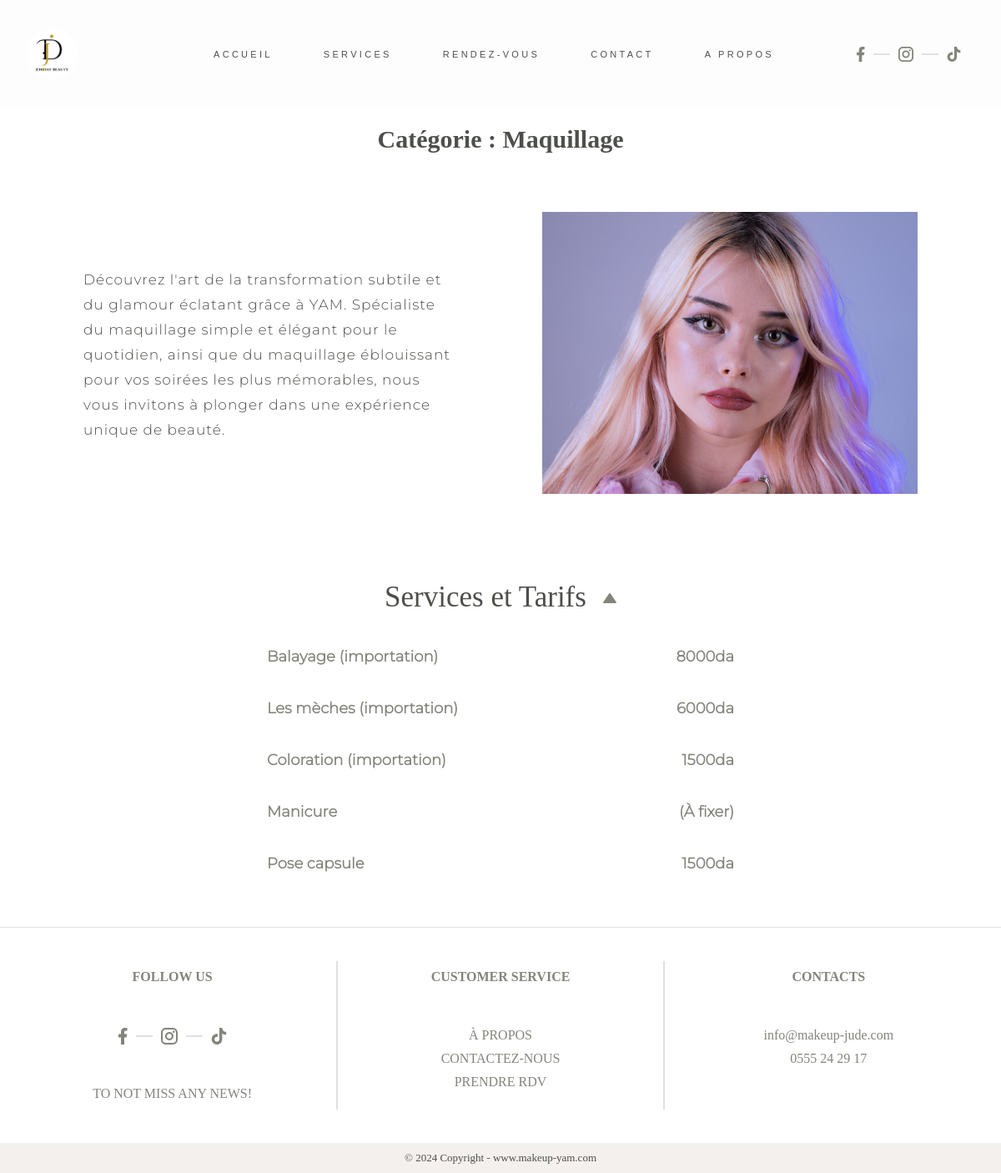
Screenshot of /categories/1 with the database file from the repository.
### landing/models.py (models this page shows, shortened)
class About(models.Model):
    nom = models.CharField(max_length=64)
    numero = models.CharField(max_length=64)
    email = models.CharField(max_length=64)
    nom_insta = models.CharField(max_length=64)
    lien_insta = models.CharField(max_length=64)
    nom_facebook = models.CharField(max_length=64)
    lien_facebook = models.CharField(max_length=64)
    nom_tiktok = models.CharField(max_length=64)
    lien_tiktok = models.CharField(max_length=64)
    image = models.CharField(max_length=64)
    pourquoi_moi_image = models.CharField(max_length=64)
    quote = models.TextField()
    order = models.IntegerField(unique=True)

class Categorie(models.Model):
    nom = models.CharField(max_length=64)
    image = models.CharField(max_length=64)
    background_image = models.CharField(max_length=64)
    description = models.TextField()
    order_on_home = models.IntegerField(unique=True)
    def __str__(self):
        return f"{self.nom}"

class Service(models.Model):
    categorie = models.ForeignKey(Categorie, on_delete = models.CASCADE, related_name="services")
    nom = models.CharField(max_length=64)
    prix = models.CharField(max_length=64)
    description = models.CharField(max_length=128, blank=True)

### landing/views.py (the view)
# urls.py: path('categories/<int:id>', views.categories, name='categories'),
def categories(request, id):
    about = About.objects.all().order_by('order')
    about = about[0]
    categorie = Categorie.objects.get(id=id)
    categorie.image = 'img/' + categorie.image
    categorie.service = categorie.services.all()
    return render(request, 'landing/categories.html', {
        'about' : about,
        "categorie" : categorie
    })

### landing/templates/landing/categories.html (shortened to what this page needs)
{% extends 'landing/layout.html' %}
{% block head %}
    {% load static %}
    <link rel="stylesheet" href="{% static 'css/categories.css' %}">
{% endblock %}
{% block body %}
    <main>
        <div id="categorie-page">
            <div id="title">
                <h1>Catégorie : {{ categorie.nom }}</h1>
            </div>
            <div id="infos_categorie">
                <div id="text_info">
                    <p>
                        {{ categorie.description }}
                    </p>
                </div>
                <div id="image_info">
                    <img src="{% static categorie.image %}" alt="">
                </div>
            </div>
        </div>
        <div id="services">
            <div class="drop-down">
                <div class="drop-down-title-container">
                    <div class="drop-down-title">
                        <h2>Services et Tarifs</h2>
                    </div>
                    <div class="drop-down-svg-container">
                    </div>
                </div>
                <div class="drop-down-content">
                    {% for service in categorie.service %}
                        <div class="drop-down-info" id="{{ service.id }}"
                        onclick="window.location.pathname = '/rdv/' + this.id">
                            <div>
                                <p>{{ service.nom }}</p>
                            </div>
                            <span>{{ service.prix }}</span>
                        </div>
                    {% endfor %}
                </div>
            </div>
        </div>
    </main>
{% endblock %}

### landing/templates/landing/layout.html (shortened to what this page needs)
<!DOCTYPE html>
<html lang="en">
<head>
    {% load static %}
    {% block head %}{% endblock %}
    <link rel="stylesheet" href="/static/nav/nav.css">
    <link rel="stylesheet" href="{% static 'footer/footer.css' %}">
</head>
<body>
    <nav>
        <div id="nav_marque">
            <a href="{% url 'landing:home' %}">
                <img src="{% static 'img/logo.jpg' %}" style="border-radius: 100%;" alt="">
            </a>
        </div>
        <div id="nav_add">
            <a id="nav_home" class="nav_el" href="{% url 'landing:home' %}">Accueil</a>
            <a id="nav_services" class="nav_el" href="{% url 'landing:services' %}">Services</a>
            <a id="nav_rdv" class="nav_el" href="{% url 'landing:rdv' %}">Rendez-vous</a>
            <a id="nav_contact" class="nav_el" href="{% url 'landing:contact' %}">Contact</a>
            <a id="nav_about" class="nav_el" href="{% url 'landing:about' %}">A propos</a>
        </div>
        <div id="nav-social">
            <svg viewBox="0 0 11 20" fill="none" xmlns="http://www.w3.org/2000/svg"
            onclick="window.open('{{ about.lien_facebook }}', '_blank');">
                <path d="M7 11.5H9.5L10.5 7.5H7V5.5C7 4.47 7 3.5 9 3.5H10.5V0.14C10.174 0.0970001 8.943 0 7.643 0C4.928 0 3 1.657 3 4.7V7.5H0V11.5H3V20H7V11.5Z"
                fill="#84847C"/>
            </svg>
            <div class="nav-separator"></div>
            <svg viewBox="0 0 20 20" fill="none" xmlns="http://www.w3.org/2000/svg"
            onclick="window.open('{{ about.lien_insta }}', '_blank');">
                <path d="M5.8 0H14.2C17.4 0 20 2.6 20 5.8V14.2C20 15.7383 19.3889 17.2135 18.3012 18.3012C17.2135 19.3889 15.7383 20 14.2 20H5.8C2.6 20 0 17.4 0 14.2V5.8C0 4.26174 0.61107 2.78649 1.69878 1.69878C2.78649 0.61107 4.26174 0 5.8 0ZM5.6 2C4.64522 2 3.72955 2.37928 3.05442 3.05442C2.37928 3.72955 2 4.64522 2 5.6V14.4C2 16.39 3.61 18 5.6 18H14.4C15.3548 18 16.2705 17.6207 16.9456 16.9456C17.6207 16.2705 18 15.3548 18 14.4V5.6C18 3.61 16.39 2 14.4 2H5.6ZM15.25 3.5C15.5815 3.5 15.8995 3.6317 16.1339 3.86612C16.3683 4.10054 16.5 4.41848 16.5 4.75C16.5 5.08152 16.3683 5.39946 16.1339 5.63388C15.8995 5.8683 15.5815 6 15.25 6C14.9185 6 14.6005 5.8683 14.3661 5.63388C14.1317 5.39946 14 5.08152 14 4.75C14 4.41848 14.1317 4.10054 14.3661 3.86612C14.6005 3.6317 14.9185 3.5 15.25 3.5ZM10 5C11.3261 5 12.5979 5.52678 13.5355 6.46447C14.4732 7.40215 15 8.67392 15 10C15 11.3261 14.4732 12.5979 13.5355 13.5355C12.5979 14.4732 11.3261 15 10 15C8.67392 15 7.40215 14.4732 6.46447 13.5355C5.52678 12.5979 5 11.3261 5 10C5 8.67392 5.52678 7.40215 6.46447 6.46447C7.40215 5.52678 8.67392 5 10 5ZM10 7C9.20435 7 8.44129 7.31607 7.87868 7.87868C7.31607 8.44129 7 9.20435 7 10C7 10.7956 7.31607 11.5587 7.87868 12.1213C8.44129 12.6839 9.20435 13 10 13C10.7956 13 11.5587 12.6839 12.1213 12.1213C12.6839 11.5587 13 10.7956 13 10C13 9.20435 12.6839 8.44129 12.1213 7.87868C11.5587 7.31607 10.7956 7 10 7Z"
                fill="#84847C"/>
            </svg>
            <div class="nav-separator"></div>
            <svg viewBox="0 0 17 18" fill="none" xmlns="http://www.w3.org/2000/svg"
            onclick="window.open('{{ about.lien_tiktok }}', '_blank');">
                <path d="M13.1002 2.82C12.4166 2.03962 12.0399 1.03743 12.0402 0H8.95016V12.4C8.92632 13.071 8.64303 13.7066 8.15992 14.1729C7.67682 14.6393 7.0316 14.8999 6.36016 14.9C4.94016 14.9 3.76016 13.74 3.76016 12.3C3.76016 10.58 5.42016 9.29 7.13016 9.82V6.66C3.68016 6.2 0.660156 8.88 0.660156 12.3C0.660156 15.63 3.42016 18 6.35016 18C9.49016 18 12.0402 15.45 12.0402 12.3V6.01C13.2932 6.90985 14.7975 7.39265 16.3402 7.39V4.3C16.3402 4.3 14.4602 4.39 13.1002 2.82Z"
                fill="#84847C"/>
            </svg>
        </div>
    </nav>
    {% block body %}{% endblock %}
    <footer>
        <div id="footer_details">
            <div id="footer-follow">
                <div class="footer-title">
                    <p id="footer-follow_me">FOLLOW US</p>
                </div>
                <div id="footer-social">
                    <svg viewBox="0 0 11 20" fill="none" xmlns="http://www.w3.org/2000/svg"
                    onclick="window.open('{{ about.lien_facebook }}', '_blank');">
                        <path d="M7 11.5H9.5L10.5 7.5H7V5.5C7 4.47 7 3.5 9 3.5H10.5V0.14C10.174 0.0970001 8.943 0 7.643 0C4.928 0 3 1.657 3 4.7V7.5H0V11.5H3V20H7V11.5Z"
                        fill="#84847C"/>
                    </svg>
                    <div class="footer-separator"></div>
                    <svg viewBox="0 0 20 20" fill="none" xmlns="http://www.w3.org/2000/svg"
                    onclick="window.open('{{ about.lien_insta }}', '_blank');">
                        <path d="M5.8 0H14.2C17.4 0 20 2.6 20 5.8V14.2C20 15.7383 19.3889 17.2135 18.3012 18.3012C17.2135 19.3889 15.7383 20 14.2 20H5.8C2.6 20 0 17.4 0 14.2V5.8C0 4.26174 0.61107 2.78649 1.69878 1.69878C2.78649 0.61107 4.26174 0 5.8 0ZM5.6 2C4.64522 2 3.72955 2.37928 3.05442 3.05442C2.37928 3.72955 2 4.64522 2 5.6V14.4C2 16.39 3.61 18 5.6 18H14.4C15.3548 18 16.2705 17.6207 16.9456 16.9456C17.6207 16.2705 18 15.3548 18 14.4V5.6C18 3.61 16.39 2 14.4 2H5.6ZM15.25 3.5C15.5815 3.5 15.8995 3.6317 16.1339 3.86612C16.3683 4.10054 16.5 4.41848 16.5 4.75C16.5 5.08152 16.3683 5.39946 16.1339 5.63388C15.8995 5.8683 15.5815 6 15.25 6C14.9185 6 14.6005 5.8683 14.3661 5.63388C14.1317 5.39946 14 5.08152 14 4.75C14 4.41848 14.1317 4.10054 14.3661 3.86612C14.6005 3.6317 14.9185 3.5 15.25 3.5ZM10 5C11.3261 5 12.5979 5.52678 13.5355 6.46447C14.4732 7.40215 15 8.67392 15 10C15 11.3261 14.4732 12.5979 13.5355 13.5355C12.5979 14.4732 11.3261 15 10 15C8.67392 15 7.40215 14.4732 6.46447 13.5355C5.52678 12.5979 5 11.3261 5 10C5 8.67392 5.52678 7.40215 6.46447 6.46447C7.40215 5.52678 8.67392 5 10 5ZM10 7C9.20435 7 8.44129 7.31607 7.87868 7.87868C7.31607 8.44129 7 9.20435 7 10C7 10.7956 7.31607 11.5587 7.87868 12.1213C8.44129 12.6839 9.20435 13 10 13C10.7956 13 11.5587 12.6839 12.1213 12.1213C12.6839 11.5587 13 10.7956 13 10C13 9.20435 12.6839 8.44129 12.1213 7.87868C11.5587 7.31607 10.7956 7 10 7Z"
                        fill="#84847C"/>
                    </svg>
                    <div class="footer-separator"></div>
                    <svg viewBox="0 0 17 18" fill="none" xmlns="http://www.w3.org/2000/svg"
                    onclick="window.open('{{ about.lien_tiktok }}', '_blank');">
                        <path d="M13.1002 2.82C12.4166 2.03962 12.0399 1.03743 12.0402 0H8.95016V12.4C8.92632 13.071 8.64303 13.7066 8.15992 14.1729C7.67682 14.6393 7.0316 14.8999 6.36016 14.9C4.94016 14.9 3.76016 13.74 3.76016 12.3C3.76016 10.58 5.42016 9.29 7.13016 9.82V6.66C3.68016 6.2 0.660156 8.88 0.660156 12.3C0.660156 15.63 3.42016 18 6.35016 18C9.49016 18 12.0402 15.45 12.0402 12.3V6.01C13.2932 6.90985 14.7975 7.39265 16.3402 7.39V4.3C16.3402 4.3 14.4602 4.39 13.1002 2.82Z"
                        fill="#84847C"/>
                    </svg>
                </div>
                <p id="footer-miss_news">TO NOT MISS ANY NEWS!</p>
            </div>
            <div class="footer-divider"></div>
            <div id="footer-customer">
                <div class="footer-title">
                    <p id="footer-custom_serv">CUSTOMER SERVICE</p>
                </div>
                <p><a href="{% url 'landing:about' %}">À PROPOS</a></p>
                <p><a href="{% url 'landing:contact' %}">CONTACTEZ-NOUS</a></p>
                <p><a href="{% url 'landing:rdv' %}">PRENDRE RDV</a></p>
            </div>
            <div class="footer-divider"></div>
            <div id="footer-contact">
                <div class="footer-title">
                    <p id="footer-contact_now">CONTACTS</p>
                </div>
                <p>{{ about.email }}</p>
                <p>{{ about.numero }}</p>
            </div>
        </div>
        <div id="footer-copyright">
            <p>&copy; <span id="footer-year">2024</span> Copyright - www.makeup-yam.com</p>
        </div>
    </footer>
</body>
</html>

### landing/static/css/categories.css (style rules this page uses)
:root { --white: #FFFFFF; --black: #4d504a; --Rose_Gold: #B76E79; --Ivory_White: #FDFDFD; --Dusty_Rose: #D4A6B1; --Charcoal_Gray: #333333; --grey_border: #e1e1e1; --grey: #84847C; --beige-bg: #f4f0ed; --padding-glob: 40px; --Montserrat-Light: Montserrat-Light; --PlayfairDisplay-Medium: PlayfairDisplay-Medium; --CormorantGaramond-Medium: CormorantGaramond-Medium; }
*, *:before, *:after { box-sizing: border-box; }
body { margin: 0; }
main { width: 100%; padding: 0 20px; }
#categorie-page { width: 100%; max-width: 1000px; margin: 0 auto; }
#title { padding: 20px 0; }
#title h1 { margin: 0; font-family: var(--CormorantGaramond-Medium); font-size: 30px; color: var(--black); text-align: center; }
#infos_categorie { width: 100%; padding: 50px 0; display: flex; justify-content: space-between; align-items: center; }
#infos_categorie #text_info { width: 50%; }
#infos_categorie #text_info p { font-family: var(--Montserrat-Light); font-size: 17px; font-weight: 500; letter-spacing: 1px; line-height: 30px; margin: 0; color: var(--black); }
#infos_categorie #image_info { width: 50%; margin-left: 100px; }
#infos_categorie #image_info img { width: 100%; max-width: 100%; aspect-ratio: 4/3; -o-object-fit: cover; object-fit: cover; }
#services { width: 100%; max-width: 1000px; margin: 0 auto; }
.drop-down { width: 100%; padding: 50px 0; margin: 0 auto; display: flex; flex-direction: column; align-items: center; }
.drop-down-title-container { margin: 0 auto; padding: 0 10px; cursor: pointer; display: flex; justify-content: center; align-items: center; }
.drop-down-title-container .drop-down-svg-container svg { margin-top: 6px; height: 12px; transform: rotate(180deg); transition: transform 0.5s ease; cursor: pointer; }
.drop-down-title-container .drop-down-title { margin-right: 20px; }
.drop-down-title-container .drop-down-title h2 { font-size: 35px; font-family: CormorantGaramond-Medium; font-weight: 500; color: var(--black); margin: 0; }
.drop-down-content { z-index: 10; width: 100%; overflow: hidden; transition: all 0.5s ease; }
.drop-down-content .drop-down-info { position: relative; z-index: 12; width: 100%; max-width: 600px; margin: 0 auto; padding: 20px; border-radius: 10px; display: flex; justify-content: space-between; align-items: center; }
.drop-down-content .drop-down-info p, .drop-down-content .drop-down-info span, .drop-down-content .drop-down-info em { font-family: Montserrat-Light; font-size: 18px; font-weight: 600; margin: 0; color: var(--grey); }
.drop-down-content .drop-down-info span { width: 100px; font-weight: 600; text-align: end; margin-left: 20px; }

### landing/static/nav/nav.css (style rules this page uses)
:root { --white: #FFFFFF; --black: #4d504a; --Rose_Gold: #B76E79; --Ivory_White: #FDFDFD; --Dusty_Rose: #D4A6B1; --Charcoal_Gray: #333333; --grey_border: #e1e1e1; --grey: #84847C; --beige-bg: #f4f0ed; }
nav { position: relative; height:130px; min-height: 45px; padding: 0 3rem 0 2rem; width: 100%; display: flex; justify-content: start; align-items: center; font-family: Multi, sans-serif; background-color: var(--Ivory_White); z-index: 900; }
#nav_add { display: flex; flex-direction: row; justify-content: space-between; align-items: center; width: 60%; height: auto; z-index: 800; }
#nav_marque { height: 60%; max-height: 60px; width: 20%; font-family: Nobia-regular; font-size: 1.5rem; color: var(--black); text-decoration: none; text-align: start; }
#nav_marque img { height: 100%; }
.nav_el { font-size: 11px; font-weight: 500; letter-spacing: 0.3em; text-transform: uppercase; text-decoration: none; color: var(--black); padding: 5px 0; border-bottom: 1.5px transparent solid; transition: border 0.3s; }
#nav-social { display: flex; align-items: center; justify-content: flex-end; width: 20%; }
.nav-separator { width: 20px; margin: 0 10px; border-top: 1px solid var(--grey_border); border-bottom: 1px solid var(--grey_border); }
#nav-social svg { cursor: pointer; height: 18px; }

### rows the page displays
Categorie: nom "Maquillage", description "Découvrez l'art de la transformation subtile et du glamour éclatant grâce à YAM. Spécialiste du maquillage simple et élégant pour le quotidien, ainsi que du maquillage éblouissant pour vos soirées les plus mémorables, nous vous invitons à plonger dans une expérience unique de beauté.", image (picture)
Service: nom "Balayage (importation)", prix "8000da"
Service: nom "Les mèches (importation)", prix "6000da"
Service: nom "Coloration (importation)", prix "1500da"
Service: nom "Manicure", prix "(À fixer)"
Service: nom "Pose capsule", prix "1500da"
About: email "info@makeup-jude.com", numero "0555 24 29 17"
